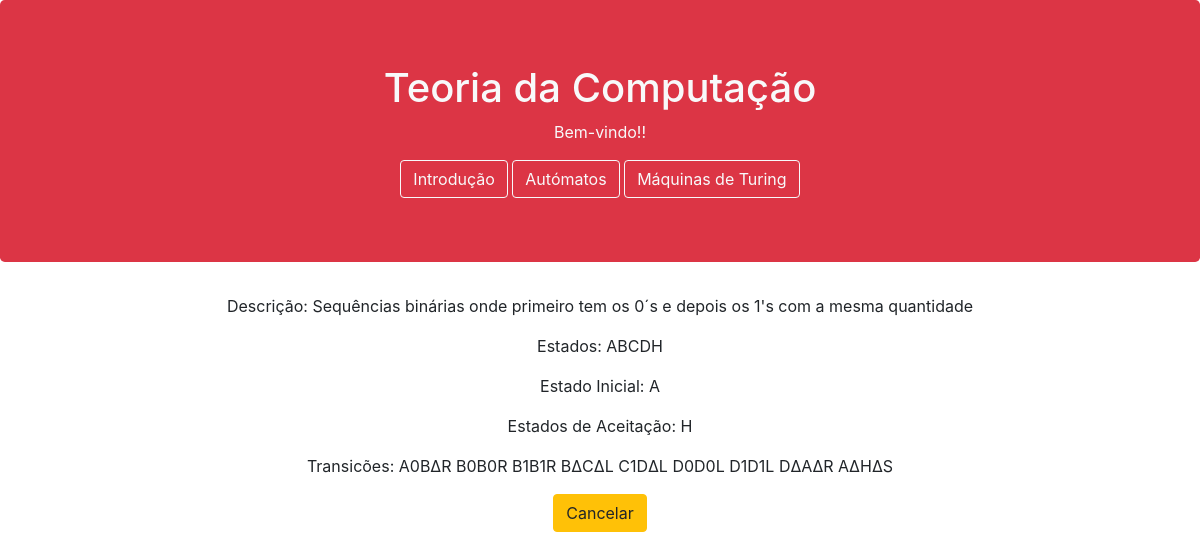
The app's page /detalhesTM/1 with its own data.
### website/models.py (models this page shows, shortened)
class MaquinaTuring(models.Model):
    descricao = models.CharField(max_length=1000)
    estados = models.CharField(max_length=200)
    estadoinicial = models.CharField(max_length=200)
    estadodeaceitacao = models.CharField(max_length=200)
    transicoes = models.CharField(max_length=8000)

### website/views.py (the view)
# urls.py: path('detalhesTM/<int:turing_id>', views.detalhes_maquinaturing_view, name='detalhesTM'),
def detalhes_maquinaturing_view(request, turing_id):
    data= {'detalhesTM': MaquinaTuring.objects.get(id=turing_id)}
    return render(request, 'website/detalhesTM.html', data)

### website/templates/website/detalhesTM.html
{% extends 'website/base.html' %}
{% block main %}
    <p style="text-align: center">Descrição: {{ detalhesTM.descricao }}</p>
    <p style="text-align: center">Estados: {{ detalhesTM.estados }}</p>
    <p style="text-align: center">Estado Inicial: {{ detalhesTM.estadoinicial }}</p>
    <p style="text-align: center">Estados de Aceitação: {{ detalhesTM.estadodeaceitacao }}</p>
    <p style="text-align: center">Transicões: {{ detalhesTM.transicoes }}</p>
    <a href="{% url 'website:maquinasturing' %}" role="button" class="btn btn-warning">Cancelar</a>
{% endblock %}

### records on screen
MaquinaTuring: descricao "Sequências binárias onde primeiro tem os 0´s e depois os 1's com a mesma quantidade", estados "ABCDH", estadoinicial "A", estadodeaceitacao "H", transicoes "A0BΔR B0B0R B1B1R BΔCΔL C1DΔL D0D0L D1D1L DΔAΔR AΔHΔS"
